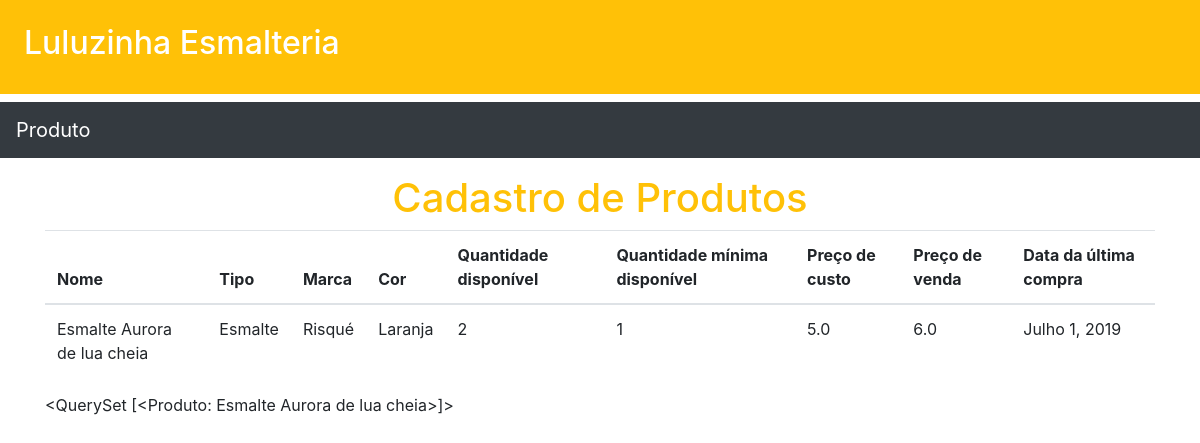
/produtos/, run on the app's committed database.
### produtos/models.py (models this page shows)
class Produto(models.Model):
    nome = models.CharField(max_length=250)
    tipo = models.CharField(max_length=250)
    marca = models.CharField(max_length=250)
    cor = models.CharField(max_length=250)
    qtd_disponivel = models.IntegerField(default=0)
    qtd_min_disponivel = models.IntegerField(default=0)
    pco_custo = models.FloatField()
    pco_venda = models.FloatField()
    dt_ultima_compra = models.DateField(default='1900-01-01')
    def __str__(self):
        return self.nome

### produtos/views.py (the view)
# urls.py: path('',lista_de_produtos,name='lista_de_produtos'),
def lista_de_produtos(request):
    produtos = Produto.objects.all().order_by('-id')
    return render(request,"produtos/lista_de_produtos.html",{'produtos':produtos})

### core/templates/produtos/lista_de_produtos.html (shortened to what this page needs)
{% extends 'base3.html' %}
{% block content %}
<div class="container">
<div class="text-center">
<h1 class="text-warning">Cadastro de Produtos</h1>
</div>
<table class="table table-head">
    <thead>
        <tr>
            <th>Nome</th>
            <th>Tipo</th>
            <th>Marca</th>
            <th>Cor</th>
            <th>Quantidade disponível</th>
            <th>Quantidade mínima disponível</th>
            <th>Preço de custo</th>
            <th>Preço de venda</th>
            <th>Data da última compra</th>
        </tr>
    </thead>
    <tbody>
        {% for produto in produtos %}
        <tr>
            <td>{{ produto.nome }}</td>
            <td>{{ produto.tipo }}</td>
            <td>{{ produto.marca }}</td>
            <td>{{ produto.cor }}</td>
            <td>{{ produto.qtd_disponivel }}</td>
            <td>{{ produto.qtd_min_disponivel }}</td>
            <td>{{ produto.pco_custo }}</td>
            <td>{{ produto.pco_venda }}</td>
            <td>{{ produto.dt_ultima_compra }}</td>
        </tr>
        {% endfor %}
    </tbody>
</table>
{{ produtos }}
</div>
{% endblock content %}

### data on the page
Produto: nome "Esmalte Aurora de lua cheia", tipo "Esmalte", marca "Risqué", cor "Laranja", qtd_disponivel "2", qtd_min_disponivel "1", pco_custo "5.0", pco_venda "6.0", dt_ultima_compra "Julho 1, 2019", nome "<QuerySet [<Produto: Esmalte Aurora de lua cheia>]>"
